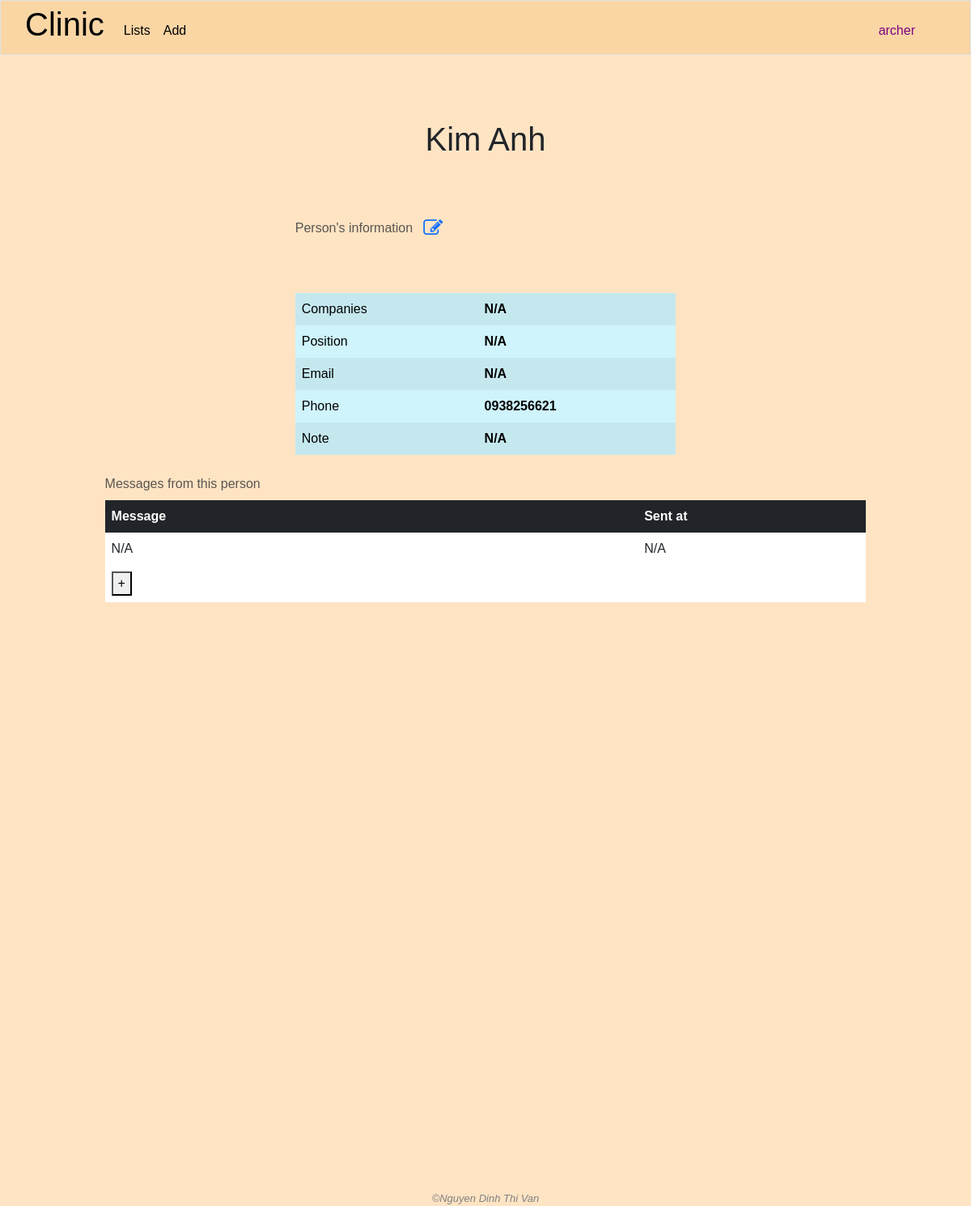
The page /person/4 (signed in) on the database as committed earlier.
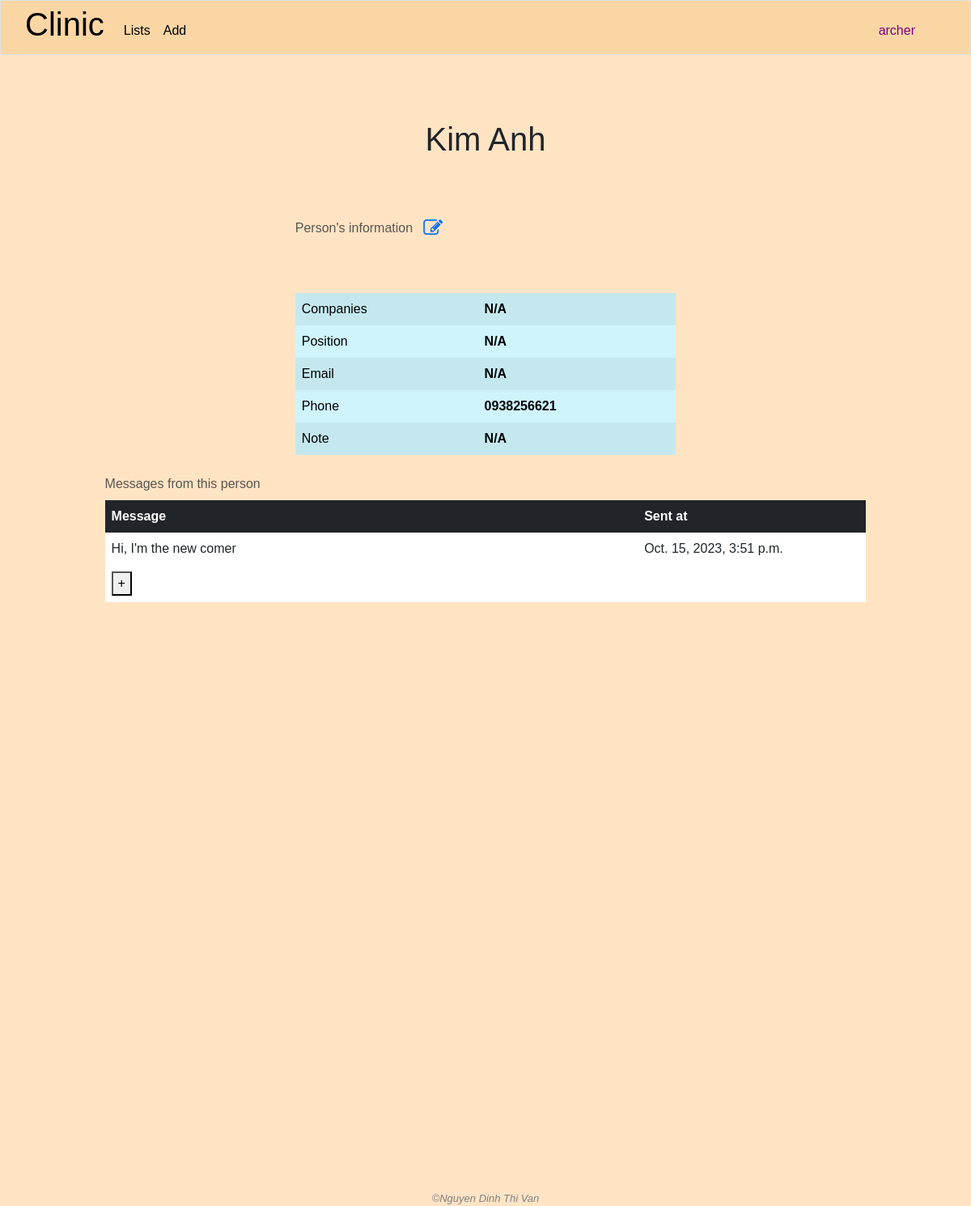
The same page on the database as committed later.
### clinic/models.py (models this page shows, shortened)
class ContactDiary(models.Model):
    name = models.ForeignKey(People, on_delete=models.CASCADE, related_name='talks')
    content = models.TextField()
    date = models.DateTimeField(auto_now_add=True)

### clinic/views.py (the view)
# urls.py: path('person/<int:person_id>', views.person_detail, name='person_detail'),
@login_required
@csrf_exempt
def person_detail(request, person_id):
    if request.method == 'POST':
        if "modify_people_info" not in user_right(request.user.management_right_level):
            request.session['nay_message'] = "You do not have the right to modify this information"
            return JsonResponse({'error': 'You do not have the right to modify this info'}, status=403)
        data = json.loads(request.body)
        if data.get('new_name') is not None:
            try:
                person = People.objects.get(pk=person_id)
                person.name = data['new_name']
                person.position = data['new_position']
                person.email = data['new_email']
                person.phone = data['new_phone']
                person.note = data['new_note']
                person.save()
                return JsonResponse({'message': 'New info saved'}, status=200)
            except People.DoesNotExist:
                request.session['nay_message'] = 'That person does not exist in database'
                return JsonResponse({'error': 'Person does not exist'}, status=400)
        else:
            request.session['nay_message'] = "Don't leave empty name"
            return JsonResponse({'error': "Don't leave empty name"}, status=401)
    else:
        if "read_all_people_info" not in user_right(request.user.management_right_level):
            request.session['nay_message'] = 'You do not have the right to visit this page'
            return HttpResponseRedirect(reverse('index'))
        try:
            person = People.objects.get(pk=person_id)
            companies = person.company.all()
            messages = person.talks.all().order_by("-date")
            yay_message = request.session.get('yay_message', '')
            nay_message = request.session.get('nay_message', '')
            request.session['yay_message'] = ''
            request.session['nay_message'] = ''
            return render(request, "clinic/person_detail.html", {
                "person": person,
                "messages": messages,
                "companies": companies,
                'yay_message': yay_message,
                'nay_message': nay_message
            })
        except People.DoesNotExist:
            request.session['nay_message'] = 'That person does not exist'
            return HttpResponseRedirect(reverse('people'))

### clinic/templates/clinic/person_detail.html (shortened to what this page needs)
{% extends "clinic/layout.html" %}
{% load static %}
{% block main %}
    <h1 class="text-center">{{ person.name }}</h1>
    <div class="container-fluid">
        <table class="table table-borderless table-info table-striped align-middle caption-top person-info-table">
            <caption>Person's information<button class="btn btn-link" id="edit-btn"><i class="fa fa-edit" style="font-size:24px;"></i></button></caption>
            <tbody>
                <tr>
                    <td>Companies</td>
                    <td>
                        <strong>
                            {% for company in person.company.all.values %}
                                {% if not forloop.last %}
                                    {{ company.name }},
                                {% else %}
                                    {{ company.name }}
                                {% endif %}
                            {% empty %}
                                N/A
                            {% endfor %}
                        </strong>
                    </td>
                </tr>
                <tr>
                    <td>Position</td>
                    <td id="original-position">
                        <strong>
                            {% if not person.position %}
                                N/A
                            {% else %}
                                {{ person.position }}
                            {% endif %}
                        </strong>
                    </td>
                </tr>
                <tr>
                    <td>Email</td>
                    <td id="original-email">
                        <strong>
                            {% if not person.email %}
                                N/A
                            {% else %}
                                {{ person.email }}
                            {% endif %}
                        </strong>
                    </td>
                </tr>
                <tr>
                    <td>Phone</td>
                    <td id="original-phone">
                        <strong>
                            {% if not person.phone %}
                                N/A
                            {% else %}
                                {{ person.phone }}
                            {% endif %}
                        </strong>
                    </td>
                </tr>
                <tr>
                    <td>Note</td>
                    <td id="original-note">
                        <strong>
                            {% if not person.note %}
                                N/A
                            {% else %}
                                {{ person.note }}
                            {% endif %}
                        </strong>
                    </td>
                </tr>
            </tbody>
        </table>
    </div>
    <div class="container-fluid">
        <table class="table table-borderless table-hover align-middle caption-top message-table">
            <caption>Messages from this person</caption>
            <thead class="table-dark">
                <tr>
                    <th width="70%">Message</th>
                    <th width="30%">Sent at</th>
                </tr>
            </thead>
            <tbody>
                {% for message in messages %}
                    <tr>
                        <td>{{ message.content }}</td>
                        <td>{{ message.date }}</td>
                    </tr>
                {% empty %}
                    <tr>
                        <td>N/A</td>
                        <td>N/A</td>
                    </tr>
                {% endfor %}
                <tr>
                    <td colspan="2"><button id="new-message-show">+</button></td>
                </tr>
            </tbody>
        </table>
    </div>
    <div class="general">
    </div>
{% endblock %}

Rows that differ between the two databases and show on the page:
added ContactDiary: content "Hi, I'm the new comer", date "Oct. 15, 2023, 3:51 p.m."
Other text that changed with them:
text no longer shown: "N/A N/A"
